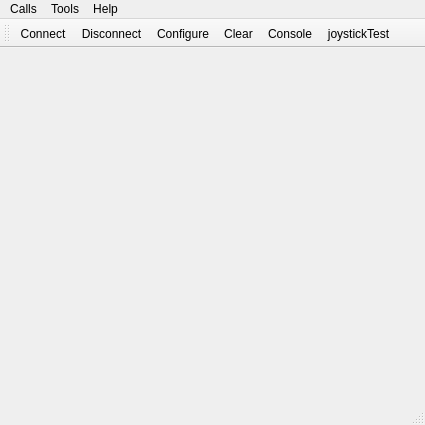
<?xml version="1.0" encoding="UTF-8"?>
<ui version="4.0">
 <class>MainWindow</class>
 <widget class="QMainWindow" name="MainWindow">
  <property name="geometry">
   <rect>
    <x>0</x>
    <y>0</y>
    <width>425</width>
    <height>425</height>
   </rect>
  </property>
  <property name="windowTitle">
   <string>RobotGUI</string>
  </property>
  <property name="windowIcon">
   <iconset resource="terminal.qrc">
    <normaloff>:/robot.jpg</normaloff>:/robot.jpg</iconset>
  </property>
  <widget class="QWidget" name="centralWidget">
   <layout class="QVBoxLayout" name="verticalLayout"/>
  </widget>
  <widget class="QMenuBar" name="menuBar">
   <property name="geometry">
    <rect>
     <x>0</x>
     <y>0</y>
     <width>425</width>
     <height>20</height>
    </rect>
   </property>
   <widget class="QMenu" name="menuCalls">
    <property name="title">
     <string>Calls</string>
    </property>
    <addaction name="actionConnect"/>
    <addaction name="actionDisconnect"/>
    <addaction name="actionTerminal"/>
    <addaction name="separator"/>
    <addaction name="actionQuit"/>
   </widget>
   <widget class="QMenu" name="menuTools">
    <property name="title">
     <string>Tools</string>
    </property>
    <addaction name="actionConfigure"/>
    <addaction name="actionClear"/>
   </widget>
   <widget class="QMenu" name="menuHelp">
    <property name="title">
     <string>Help</string>
    </property>
    <addaction name="actionAbout"/>
    <addaction name="actionAboutQt"/>
   </widget>
   <addaction name="menuCalls"/>
   <addaction name="menuTools"/>
   <addaction name="menuHelp"/>
  </widget>
  <widget class="QToolBar" name="mainToolBar">
   <attribute name="toolBarArea">
    <enum>TopToolBarArea</enum>
   </attribute>
   <attribute name="toolBarBreak">
    <bool>false</bool>
   </attribute>
   <addaction name="actionConnect"/>
   <addaction name="actionDisconnect"/>
   <addaction name="actionConfigure"/>
   <addaction name="actionClear"/>
   <addaction name="actionTerminal"/>
   <addaction name="actionJoystickTest"/>
  </widget>
  <widget class="QStatusBar" name="statusBar"/>
  <action name="actionAbout">
   <property name="text">
    <string>&amp;About</string>
   </property>
   <property name="toolTip">
    <string>About program</string>
   </property>
   <property name="shortcut">
    <string>Alt+A</string>
   </property>
  </action>
  <action name="actionAboutQt">
   <property name="text">
    <string>About Qt</string>
   </property>
  </action>
  <action name="actionConnect">
   <property name="icon">
    <iconset resource="terminal.qrc">
     <normaloff>:/connect.png</normaloff>:/connect.png</iconset>
   </property>
   <property name="text">
    <string>C&amp;onnect</string>
   </property>
   <property name="toolTip">
    <string>Connect to serial port</string>
   </property>
   <property name="shortcut">
    <string>Ctrl+O</string>
   </property>
  </action>
  <action name="actionDisconnect">
   <property name="icon">
    <iconset resource="terminal.qrc">
     <normaloff>:/disconnect.png</normaloff>:/disconnect.png</iconset>
   </property>
   <property name="text">
    <string>&amp;Disconnect</string>
   </property>
   <property name="toolTip">
    <string>Disconnect from serial port</string>
   </property>
   <property name="shortcut">
    <string>Ctrl+D</string>
   </property>
  </action>
  <action name="actionConfigure">
   <property name="icon">
    <iconset resource="terminal.qrc">
     <normaloff>:/settings.png</normaloff>:/settings.png</iconset>
   </property>
   <property name="text">
    <string>&amp;Configure</string>
   </property>
   <property name="toolTip">
    <string>Configure serial port</string>
   </property>
   <property name="shortcut">
    <string>Alt+C</string>
   </property>
  </action>
  <action name="actionClear">
   <property name="icon">
    <iconset resource="terminal.qrc">
     <normaloff>:/clear.png</normaloff>:/clear.png</iconset>
   </property>
   <property name="text">
    <string>C&amp;lear</string>
   </property>
   <property name="toolTip">
    <string>Clear data</string>
   </property>
   <property name="shortcut">
    <string>Alt+L</string>
   </property>
  </action>
  <action name="actionQuit">
   <property name="icon">
    <iconset resource="terminal.qrc">
     <normaloff>:/application-exit.png</normaloff>:/application-exit.png</iconset>
   </property>
   <property name="text">
    <string>&amp;Quit</string>
   </property>
   <property name="shortcut">
    <string>Ctrl+Q</string>
   </property>
  </action>
  <action name="actionTerminal">
   <property name="icon">
    <iconset resource="terminal.qrc">
     <normaloff>:/video-qml-paint-rate.png</normaloff>:/video-qml-paint-rate.png</iconset>
   </property>
   <property name="text">
    <string>&amp;Terminal</string>
   </property>
   <property name="iconText">
    <string>Console</string>
   </property>
   <property name="toolTip">
    <string>Opens a console terminal to show all received messages from the serial port</string>
   </property>
   <property name="shortcut">
    <string>Ctrl+T</string>
   </property>
  </action>
  <action name="actionJoystickTest">
   <property name="icon">
    <iconset resource="terminal.qrc">
     <normaloff>:/gamepad.png</normaloff>:/gamepad.png</iconset>
   </property>
   <property name="text">
    <string>joystickTest</string>
   </property>
   <property name="toolTip">
    <string>Test the joystick buttons</string>
   </property>
  </action>
 </widget>
 <layoutdefault spacing="6" margin="11"/>
 <resources>
  <include location="terminal.qrc"/>
 </resources>
 <connections/>
</ui>
